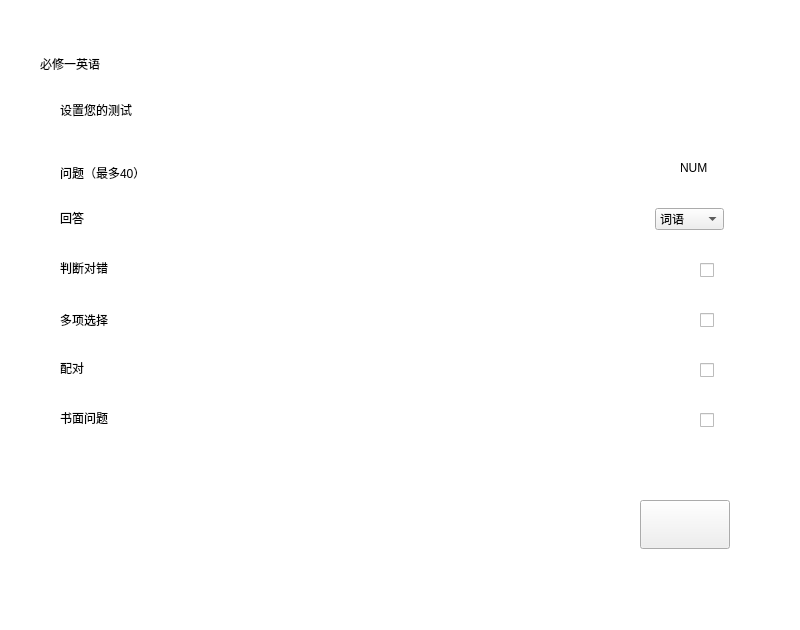
<?xml version="1.0" encoding="UTF-8"?>
<ui version="4.0">
 <class>Form</class>
 <widget class="QWidget" name="Form">
  <property name="geometry">
   <rect>
    <x>0</x>
    <y>0</y>
    <width>800</width>
    <height>630</height>
   </rect>
  </property>
  <property name="windowTitle">
   <string>Free_quizlet</string>
  </property>
  <widget class="QWidget" name="widget_examSet_A" native="true">
   <property name="geometry">
    <rect>
     <x>0</x>
     <y>0</y>
     <width>800</width>
     <height>630</height>
    </rect>
   </property>
   <widget class="QLabel" name="lb_background_A">
    <property name="geometry">
     <rect>
      <x>0</x>
      <y>0</y>
      <width>800</width>
      <height>630</height>
     </rect>
    </property>
    <property name="styleSheet">
     <string notr="true">background-color: rgb(255, 255, 255);</string>
    </property>
    <property name="text">
     <string/>
    </property>
   </widget>
   <widget class="QLabel" name="lb_title_A">
    <property name="geometry">
     <rect>
      <x>40</x>
      <y>50</y>
      <width>192</width>
      <height>28</height>
     </rect>
    </property>
    <property name="styleSheet">
     <string notr="true">font: 22pt &quot;华文中宋&quot;;</string>
    </property>
    <property name="text">
     <string>必修一英语</string>
    </property>
   </widget>
   <widget class="QLabel" name="lb_noteI_A">
    <property name="geometry">
     <rect>
      <x>60</x>
      <y>90</y>
      <width>192</width>
      <height>40</height>
     </rect>
    </property>
    <property name="styleSheet">
     <string notr="true">font: 24pt &quot;华文中宋&quot;;</string>
    </property>
    <property name="text">
     <string>&lt;html&gt;&lt;head/&gt;&lt;body&gt;&lt;p&gt;设置您的测试&lt;/p&gt;&lt;/body&gt;&lt;/html&gt;</string>
    </property>
   </widget>
   <widget class="QLabel" name="lb_imageI_A">
    <property name="geometry">
     <rect>
      <x>670</x>
      <y>50</y>
      <width>76</width>
      <height>80</height>
     </rect>
    </property>
    <property name="text">
     <string/>
    </property>
    <property name="pixmap">
     <pixmap>../images/ui_A/lb_imageI_A.png</pixmap>
    </property>
   </widget>
   <widget class="QLabel" name="lb_noteII_A">
    <property name="geometry">
     <rect>
      <x>60</x>
      <y>160</y>
      <width>122</width>
      <height>25</height>
     </rect>
    </property>
    <property name="styleSheet">
     <string notr="true">font: 12pt &quot;华文中宋&quot;;</string>
    </property>
    <property name="text">
     <string>问题（最多40）</string>
    </property>
   </widget>
   <widget class="QLabel" name="lb_dateI_A">
    <property name="geometry">
     <rect>
      <x>680</x>
      <y>160</y>
      <width>53</width>
      <height>16</height>
     </rect>
    </property>
    <property name="styleSheet">
     <string notr="true">font: 12pt &quot;华文中宋&quot;;</string>
    </property>
    <property name="text">
     <string>NUM</string>
    </property>
   </widget>
   <widget class="QLabel" name="lb_answer_A">
    <property name="geometry">
     <rect>
      <x>60</x>
      <y>210</y>
      <width>53</width>
      <height>16</height>
     </rect>
    </property>
    <property name="styleSheet">
     <string notr="true">font: 12pt &quot;华文中宋&quot;;</string>
    </property>
    <property name="text">
     <string>回答</string>
    </property>
   </widget>
   <widget class="QComboBox" name="cbbox_answer_A">
    <property name="geometry">
     <rect>
      <x>655</x>
      <y>208</y>
      <width>69</width>
      <height>22</height>
     </rect>
    </property>
    <item>
     <property name="text">
      <string>词语</string>
     </property>
    </item>
    <item>
     <property name="text">
      <string>定义</string>
     </property>
    </item>
    <item>
     <property name="text">
      <string>两者都是</string>
     </property>
    </item>
   </widget>
   <widget class="QLabel" name="lb_TorF_A">
    <property name="geometry">
     <rect>
      <x>60</x>
      <y>260</y>
      <width>91</width>
      <height>16</height>
     </rect>
    </property>
    <property name="styleSheet">
     <string notr="true">font: 12pt &quot;华文中宋&quot;;</string>
    </property>
    <property name="text">
     <string>判断对错</string>
    </property>
   </widget>
   <widget class="QLabel" name="lb_choice_A">
    <property name="geometry">
     <rect>
      <x>60</x>
      <y>310</y>
      <width>70</width>
      <height>20</height>
     </rect>
    </property>
    <property name="styleSheet">
     <string notr="true">font: 12pt &quot;华文中宋&quot;;</string>
    </property>
    <property name="text">
     <string>多项选择</string>
    </property>
   </widget>
   <widget class="QLabel" name="lb_combinate_A">
    <property name="geometry">
     <rect>
      <x>60</x>
      <y>360</y>
      <width>53</width>
      <height>16</height>
     </rect>
    </property>
    <property name="styleSheet">
     <string notr="true">font: 12pt &quot;华文中宋&quot;;</string>
    </property>
    <property name="text">
     <string>配对</string>
    </property>
   </widget>
   <widget class="QLabel" name="lb_text_A">
    <property name="geometry">
     <rect>
      <x>60</x>
      <y>410</y>
      <width>70</width>
      <height>16</height>
     </rect>
    </property>
    <property name="styleSheet">
     <string notr="true">font: 12pt &quot;华文中宋&quot;;</string>
    </property>
    <property name="text">
     <string>书面问题</string>
    </property>
   </widget>
   <widget class="QCheckBox" name="ckbox_TorF_A">
    <property name="geometry">
     <rect>
      <x>700</x>
      <y>260</y>
      <width>20</width>
      <height>20</height>
     </rect>
    </property>
    <property name="text">
     <string/>
    </property>
    <property name="iconSize">
     <size>
      <width>16</width>
      <height>16</height>
     </size>
    </property>
   </widget>
   <widget class="QCheckBox" name="ckbox_choice_A">
    <property name="geometry">
     <rect>
      <x>700</x>
      <y>310</y>
      <width>20</width>
      <height>20</height>
     </rect>
    </property>
    <property name="text">
     <string/>
    </property>
   </widget>
   <widget class="QCheckBox" name="ckbox_combinate_A">
    <property name="geometry">
     <rect>
      <x>700</x>
      <y>360</y>
      <width>20</width>
      <height>20</height>
     </rect>
    </property>
    <property name="text">
     <string/>
    </property>
   </widget>
   <widget class="QCheckBox" name="ckbox_text_A">
    <property name="geometry">
     <rect>
      <x>700</x>
      <y>410</y>
      <width>20</width>
      <height>20</height>
     </rect>
    </property>
    <property name="text">
     <string/>
    </property>
   </widget>
   <widget class="QPushButton" name="pb_start_A">
    <property name="geometry">
     <rect>
      <x>640</x>
      <y>500</y>
      <width>90</width>
      <height>49</height>
     </rect>
    </property>
    <property name="text">
     <string/>
    </property>
    <property name="icon">
     <iconset>
      <normaloff>../images/ui_A/pb_start_A.png</normaloff>../images/ui_A/pb_start_A.png</iconset>
    </property>
    <property name="iconSize">
     <size>
      <width>90</width>
      <height>50</height>
     </size>
    </property>
   </widget>
  </widget>
 </widget>
 <resources/>
 <connections/>
</ui>
